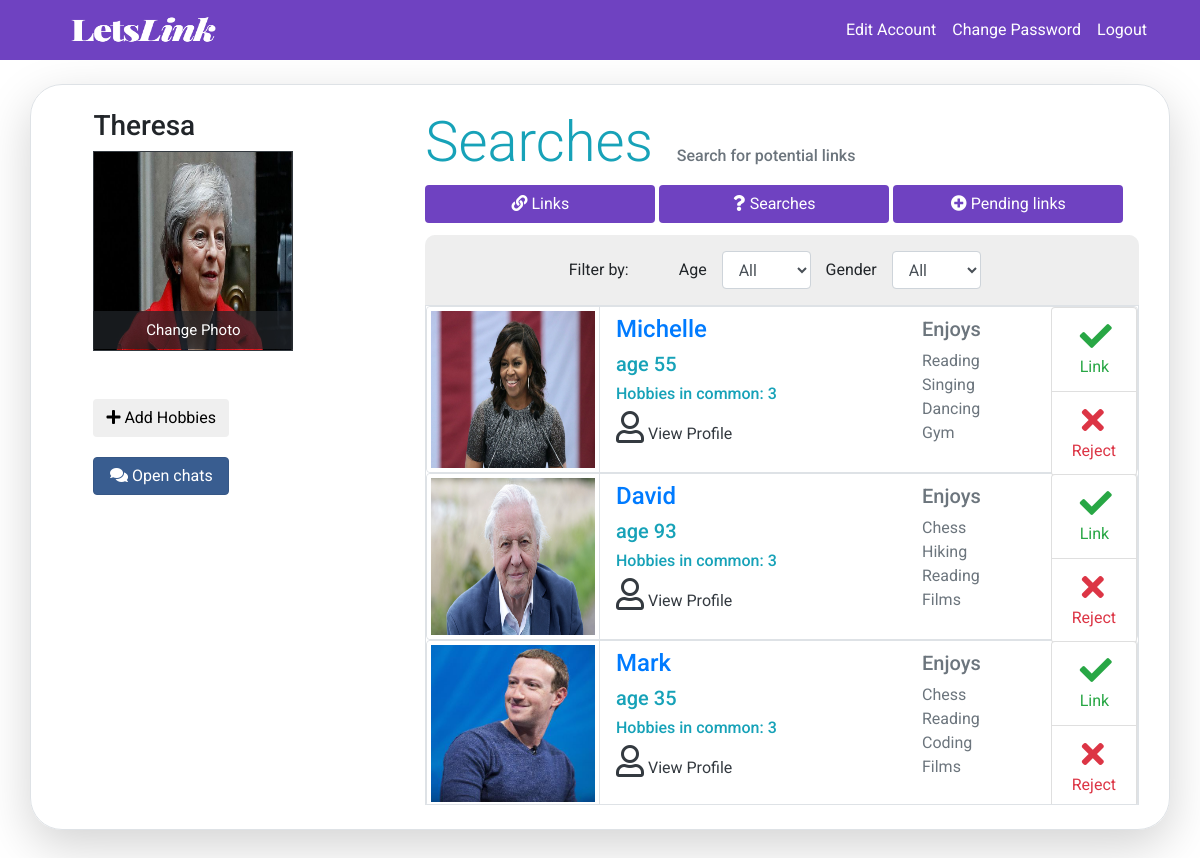
/mainApp/homePage/ (signed in), run on the app's committed database.
### mainApp/models.py (models this page shows, shortened)
class UserProfile(User):
    image = models.ImageField(upload_to='images', blank=True)
    genderChoices = (
        ('Male', 'Male'),
        ('Female', 'Female'),
        ('Other', 'Other'),
    )
    gender = models.CharField(max_length=10, choices=genderChoices)
    dob = models.DateField(max_length=8)
    matches = ListTextField(
        base_field=models.CharField(max_length=150),
    )
    likes = ListTextField(
        base_field=models.CharField(max_length=150),
    )
    rejects = ListTextField(
        base_field=models.CharField(max_length=150),
    )

class Hobby(models.Model):
    hobbyName = models.CharField(max_length=100)
    users = models.ManyToManyField(UserProfile)

### mainApp/views.py (the view)
    def check_loggedin(request):
        if 'username' in request.session:
            username = request.session['username']
            user = UserProfile.objects.get(username=username)
            return view(request, user)
        else:
            return render(request,'mainApp/loginError.html')

### mainApp/views.py (called while the page is built)
def loggedin(view):
    def check_loggedin(request):
        if 'username' in request.session:
            username = request.session['username']
            user = UserProfile.objects.get(username=username)
            return view(request, user)
        else:
            return render(request,'mainApp/loginError.html')
    return check_loggedin

def getAge(dob):
    today = datetime.date.today()
    return today.year - dob.year - ((today.month, today.day) < (dob.month, dob.day))

def getAgeClass(age):
    if age < 18:
        return "under-18"
    elif age < 31:
        return "18-30"
    elif age < 41:
        return "31-40"
    elif age < 51:
        return "41-50"
    else:
        return "over-50"

def getUserListSearches(userQuerySet, user):
    userList = []
    for person in userQuerySet:
        if not(person.username in user.matches):
            if not(person.username in user.likes):
                if not(person.username in user.rejects):
                    person.age = getAge(person.dob)
                    person.ageClass=getAgeClass(person.age)
                    if user.username in person.likes:
                        person.likesYou = "wants to link"
                    userList.append(person)
    return userList

def getHobbyList(userList, myHobbyList):
    userHobbyList = []
    for person in userList:
        thisUserList = []
        thisUserList.append(person.username)
        for hobby in Hobby.objects.filter(users__username=person.username):
            thisUserList.append(hobby.hobbyName)
        userHobbyList.append(thisUserList)
        count = 0
        index = 0
        for thisHobby in thisUserList:
            if index is not 0 and thisHobby in myHobbyList:
                count += 1
            index += 1
        person.sameHobbiesCount = count
    return userHobbyList

def myHobbyNames(myHobbies):
    myHobbyList = []
    for myhob in myHobbies:
        myHobbyList.append(myhob.hobbyName)
    return myHobbyList

def getUserContext(user):
    context = {
        'username': user.username,
        'first_name': user.first_name,
        'last_name': user.last_name,
        'email': user.email,
        'age': getAge(user.dob),
        'gender': user.gender,
        'image': user.image,
    }
    return context

@loggedin
def homePageOpen(request, user):
    return searches(request)

### mainApp/templates/mainApp/homePage.html (shortened to what this page needs)
{% extends "mainApp/base.html" %}
{% block content %}
<div class="container border mt-4 border-rounded shadow-lg">
  <div class="row ">
    <div class="col-md-3 img mr-auto ml-auto ">
      <br>
      <h3>{{ first_name }}</h3>
      {% if image %}
      <div class="profile-img">
        <span id="profile-image"><img class="border border-dark" id="profileImage" src="{{image.url}}"/></span>
        <div class="file btn btn-lg btn-primary">
          Change Photo
        </div>
      </div>
      {% endif %}
      <br>
      <div>
        <a href="{% url 'addHobbies' %}"><button type="button" id="hobbiesButton" class="btn btn-brand">
          <span class="fas fa-plus"></span>
          Add Hobbies</button></a>
        </div>
        <a href="{% url 'openChats' %}"><button type="button" id="editButton" class="btn btn-brand">
       <span class="fas fa-comments"></span> Open chats
     </button></a>
      </div>
      <div class="col-sm-8 ">
        <div class="col-lg d-inline ">
          <div><h6 class="text-info display-4 d-inline-block">{{button|title}}</h6><h6 class="text-muted d-inline-block ml-4">{{description}}</h6></div>
          <div id="tabs">
            <a href="{% url 'matches' %}"<button class="btn" id="matchesButton"><span class="fas fa-link"></span> Links</button></a>
            <a href="{% url 'searches' %}"<button class="btn" id="searchButton"><span class="fas fa-question"></span> Searches</button></a>
            <a href="{% url 'likes' %}"<button class="btn" id="likesButton"><span class="fa fa-plus-circle"></span> Pending links</button></a>
          </div>
          <br>
          <div class="row mt-5 mr-auto">
            <div class=" col-lg">
              <div class="container-fluid bg-light filterBar">
                <div class="row align-items-center justify-content-center filterBar">
                  <span id="filter-text">Filter by:</span>Age
                  <div class="col-md-2 pt-3">
                    <div class="form-group ">
                      <select id="inputAge" class="form-control">
                        <option selected>All</option>
                      </select>
                    </div>
                  </div>
                  Gender
                  <div class="col-md-2 pt-3">
                    <div class="form-group">
                      <select id="inputGender" class="form-control">
                        <option selected>All</option>
                      </select>
                    </div>
                  </div>
                </div>
              </div>
              <div id="matchesList">
                {% if button == "links"%}
                {% include "mainApp/matches.html" %}
                {% elif button == "searches" %}
                {% include "mainApp/searches.html" %}
                {% else %}
                {% include "mainApp/likes.html" %}
                {% endif %}
              </div>
            </div>
          </div>
        </div>
      </div>
    </div>
  </div>
{% endblock %}

### mainApp/templates/mainApp/searches.html (shortened to what this page needs)
<div>
	<form class="searchesForm border">
	{% for person in searchList %}
	<div class="{{person.gender}} {{person.ageClass}}">
	<div class="d-flex flex-row border rounded card-box">
		<div class="p-0 w-20">
			<img src="/media/{{person.image}}" class="img-thumbnail border-0 mini-image" />
		</div>
		<div class="pl-3 pt-2 pr-2 pb-2 w-50 border-left">
			<h4 class="text-primary d-inline-block">{{person.first_name}}</h4><h5 class="text-danger d-inline-block ml-5">{{person.likesYou}}</h5>
			<h5 class="text-info">age {{person.age}}</h5>
			<h6 class="text-info">Hobbies in common: {{person.sameHobbiesCount}}</h6>
			<ul class="list-inline">
				<li class="list-inline-item"><span class="option-buttons"><a href="{% url 'openProfile' %}?them={{person.username}}" class="text-dark"><i class="far fa-user fa-2x"></i> View Profile</a></span></li>
			</ul>
		</div>
		<div class="hobbies">
				<h5 class="text-secondary">Enjoys</h5>
		{% for hobby in hobbyList %}
			{% if person.username in hobby%}
				{% for personsHobby in hobby %}
					{% if forloop.counter0 != 0 and forloop.counter0 < 5 %}
						<span class="text-secondary">{{personsHobby}}<span>
						<br>
					{% endif %}
				{% endfor %}
			{% endif %}
		{% endfor %}
		</div>
      <ul class="list-group float-right ask-icon-list">
        <li class="list-group-item text-success ask-buttons" id="{{person.username}}_like"><i class="fas fa-check fa-2x ask-icon-like"></i><span id="ask-like">Link</span></li>
        <li class="list-group-item text-danger ask-buttons" id="{{person.username}}_reject"><i class="fas fa-times fa-2x ask-icon-reject"></i><span>Reject</span></li>
      </ul>
    </div>
    </div>
    {% endfor %}
    </form>
  </div>

### mainApp/static/mainApp/homePage.css (style rules this page uses)
body { font-family: 'Roboto', sans-serif !important; }
#profileImage { height: 200px; width: 200px; }
#editButton { margin-top: 20px; color: #fff; background-color: #395d90; border-color: #365786; width: 136px; }
#tabs { margin-top: 1px; }
#matchesButton { background-color: #6f42c1; width: 230px; color: #fff; }
#searchButton { background-color: #6f42c1; width: 230px; color: #fff; }
#likesButton { background-color: #6f42c1; width: 230px; color: #fff; }
.mini-image { height: 165px !important; width: 190px !important; }
.ask-icon-list { width: 90px; }
.ask-icon-like { margin-left: 8px; }
.ask-icon-reject { margin-left: 10px; }
#ask-like { margin-left: 8px; }
.hobbies { margin-right: 70px; margin-top: 10px; }
.searchesForm { height: 500px; overflow-y: auto; }
#filter-text { margin-right: 50px; }
.ask-buttons { cursor: pointer; }
.profile-img .file { position: relative; overflow: hidden; margin-top: -67px; width: 200px; border: none; border-radius: 0; font-size: 15px; background: #212529b8; }
.card-box { height: 167px; }
.option-buttons { white-space: nowrap; }
.filterBar { margin-top: -60px; background-color: #eeeeee; border-radius: 10px 10px 0px 0px; }
.border-rounded { border-radius: 2rem !important; }

### data on the page
UserProfile: image (picture), first_name "Michelle", age "55", sameHobbiesCount "3"
Hobby: hobby "Reading" "Reading" "Reading"
Hobby: hobby "Singing"
Hobby: hobby "Dancing"
Hobby: hobby "Gym"
UserProfile: image (picture), first_name "David", age "93", sameHobbiesCount "3"
Hobby: hobby "Chess" "Chess"
Hobby: hobby "Hiking"
Hobby: hobby "Films" "Films"
UserProfile: image (picture), first_name "Mark", age "35", sameHobbiesCount "3"
Hobby: hobby "Coding"

### other printed values
{{ first_name }} "Theresa"
{{ button|title }} "Searches"
{{ description }} "Search for potential links"
